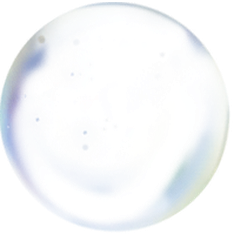
#> input picture assets/jelly_anim/level_10_shell.png, 235 x 235 px
$ python -i build_assets.py   (imports and definitions only)
#> lines starting #> are read from the running program, lines starting #| are printed output that depends on the picture
#> further down, picture is the input picture: PIL image 235x235 RGBA; mean R, G, B, A 122.4, 136.4, 148.3, 27.3
"""Asset pipeline for the web rebuild of 暗海探秘 (MergeJellyfish).

Reads the official/unpacked assets from the Windows rebuild and produces a lean,
web-friendly asset set under merge_jellyfish_web/assets:

  - static jelly sprites: alpha-trimmed (matches pygame trim_alpha) -> sprites/
  - animated jellies: per-level inner-body frame sheet + shell  -> jelly_anim/
  - ui / clamp / particles / background single images           -> copied
  - font (.ttc)                                                  -> copied
  - only the audio actually referenced by sound_map aliases      -> audio/
  - manifest.json describing everything for the JS loader

Heavy full-screen frame loops (official_bg2_loop 60x1600x900, official_wave_loop
24x1600x900 ~= 13MB) are intentionally NOT shipped; the web client reproduces
that motion procedurally (sway / bubbles / fish / wave shimmer), matching what
main.py already does procedurally.

Run:  python tools/build_assets.py
"""
from __future__ import annotations

import json
import math
import shutil
from pathlib import Path

from PIL import Image

WEB_ROOT = Path(__file__).resolve().parent.parent
SRC = WEB_ROOT.parent / "merge_jellyfish_windows" / "assets"
OUT = WEB_ROOT / "assets"

MAX_LEVEL = 11
ANIM_COLS = 10
ANIM_ROWS = 6  # 10x6 = 60 frames exactly


def ensure(p: Path) -> Path:
    p.mkdir(parents=True, exist_ok=True)
    return p


def trim_alpha(im: Image.Image, min_alpha: int = 1) -> Image.Image:
#> called with min_alpha = 1
    im = im.convert("RGBA")
    alpha = im.split()[-1]
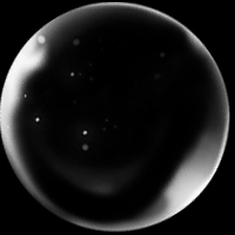
#> alpha: PIL image 235x235 L; min 0, max 255, mean 27.3
    bbox = alpha.point(lambda a: 255 if a >= min_alpha else 0).getbbox()
#> bbox = (0, 2, 233, 234)
    if bbox is None:
        return im
    return im.crop(bbox)


def copy_file(src: Path, dst: Path) -> None:
    ensure(dst.parent)
    shutil.copy2(src, dst)


# [159 lines left out: functions build_static_sprites, build_anim_sheets, build_ui, build_clamp, build_particles, build_background and 3 more, not called in this run]


# [2 lines not run here, left out]

>>> from PIL import Image
>>> picture = Image.open('../assets/jelly_anim/level_10_shell.png')
>>> result = trim_alpha(picture)

$ run again, on assets/jelly_anim/level_4_shell.png
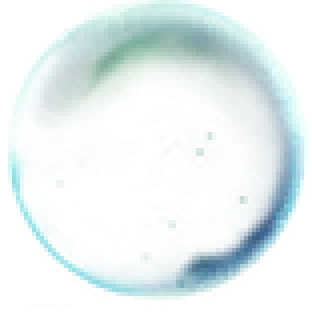
#> input picture assets/jelly_anim/level_4_shell.png, 78 x 78 px (shown 4 times larger)
#> picture is the input picture: PIL image 78x78 RGBA; mean R, G, B, A 94.5, 132.5, 124.6, 47
#> in trim_alpha, `alpha = im.split()[-1]`:
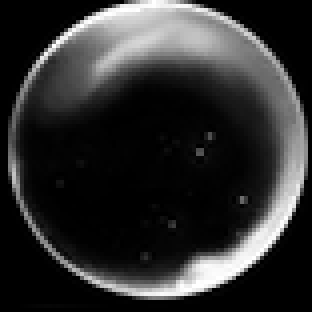
#> alpha: PIL image 78x78 L (shown 4 times larger); min 0, max 255, mean 47
#> bbox = (2, 0, 77, 77)
#> in trim_alpha, `return im.crop(bbox)`:
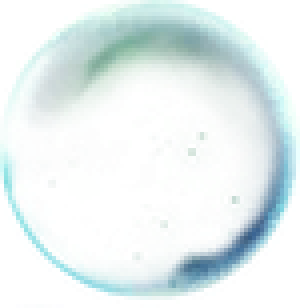
#> returned value: PIL image 75x77 RGBA (shown 4 times larger); mean R, G, B, A 99.6, 139.6, 131.3, 49.5; transparent parts drawn white

$ run again, on assets/jelly_anim/level_5_shell.png
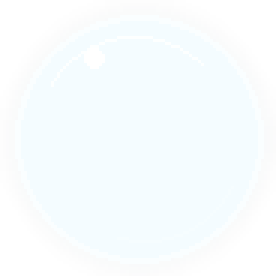
#> input picture assets/jelly_anim/level_5_shell.png, 92 x 92 px (shown 3 times larger)
#> picture is the input picture: PIL image 92x92 RGBA; mean R, G, B, A 88.8, 152.7, 174.6, 13.5
#> in trim_alpha, `alpha = im.split()[-1]`:
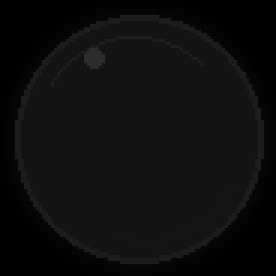
#> alpha: PIL image 92x92 L (shown 3 times larger); min 0, max 45, mean 13.5
#> bbox = (0, 0, 92, 92)

$ run again, on assets/jelly_anim/level_6_shell.png
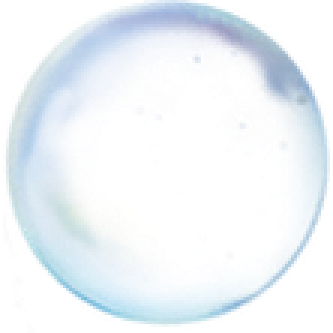
#> input picture assets/jelly_anim/level_6_shell.png, 111 x 111 px (shown 3 times larger)
#> picture is the input picture: PIL image 111x111 RGBA; mean R, G, B, A 108.8, 133.7, 151.9, 36.5
#> in trim_alpha, `alpha = im.split()[-1]`:
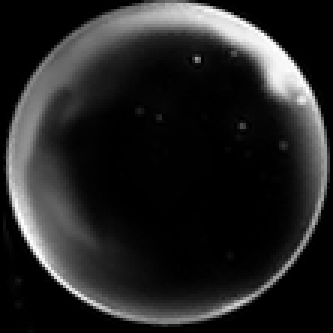
#> alpha: PIL image 111x111 L (shown 3 times larger); min 0, max 255, mean 36.5
#> bbox = (1, 0, 110, 111)
#> in trim_alpha, `return im.crop(bbox)`:
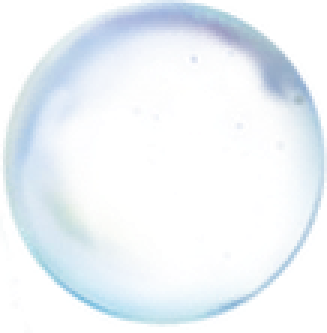
#> returned value: PIL image 109x111 RGBA (shown 3 times larger); mean R, G, B, A 110.8, 136.2, 154.7, 37.2; transparent parts drawn white
